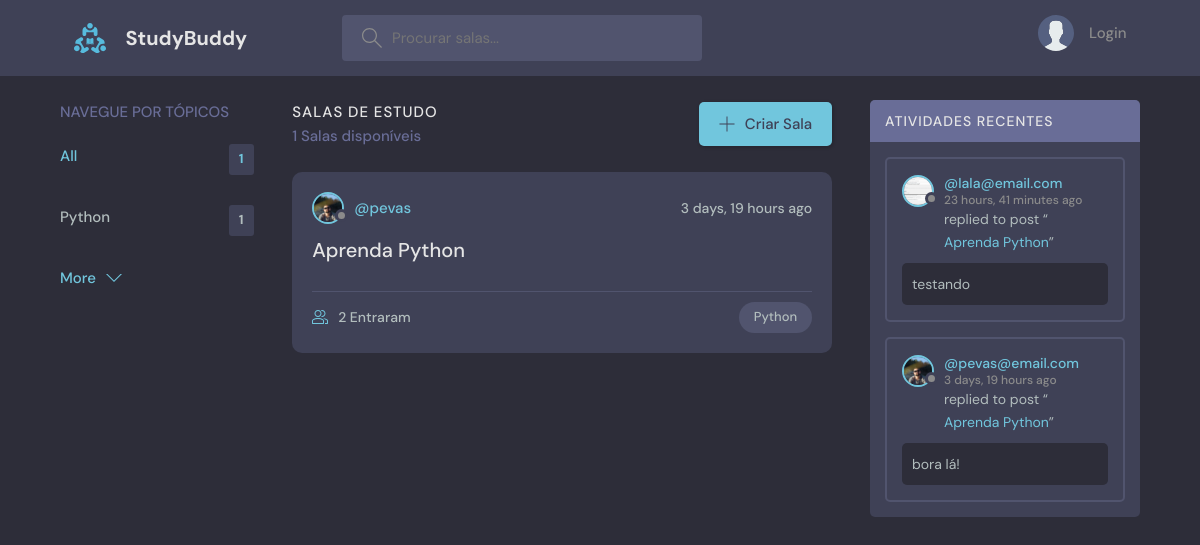
The page / on the database its author committed.
### base/models.py (models this page shows, shortened)
class Topic(models.Model):
    name = models.CharField(max_length=200)

class Room(models.Model):
    host = models.ForeignKey(User, on_delete=models.SET_NULL, null=True)
    topic = models.ForeignKey(Topic, on_delete=models.SET_NULL, null=True)
    name = models.CharField(max_length=200)
    description = models.TextField(null=True, blank=True)
    participants = models.ManyToManyField(User, related_name='participants', blank=True)
    updated = models.DateTimeField(auto_now=True)
    created = models.DateTimeField(auto_now_add=True)
    class Meta:
        ordering = ['-updated', '-created']
    def __str__(self):
        return self.name

class User (AbstractUser):
    name = models.CharField(max_length=200, null=True)
    email = models.EmailField(unique=True, null=True)
    bio = models.TextField(null=True)
    avatar = models.ImageField(null=True, default="avatar.svg")
    USERNAME_FIELD = 'email'
    REQUIRED_FIELDS = []

class Message(models.Model):
    user = models.ForeignKey(User, on_delete=models.CASCADE)
    room = models.ForeignKey(Room, on_delete=models.CASCADE)
    body = models.TextField()
    updated = models.DateTimeField(auto_now=True)
    created = models.DateTimeField(auto_now_add=True)
    class Meta:
        ordering = ['-updated', '-created']

### base/views.py (the view)
# urls.py: path('', views.home, name="home"),
def home(request):
    q = request.GET.get('q') if request.GET.get('q') != None else ''
    rooms = Room.objects.filter(
        Q(topic__name__icontains=q) |
        Q(name__icontains=q) |
        Q(description__icontains=q)
        )
    topics = Topic.objects.all()[0:5]
    room_count = rooms.count()
    room_messages = Message.objects.filter(Q(room__topic__name__icontains=q))
    context = {'rooms': rooms, 'topics':topics, 'room_count':room_count, 'room_messages':room_messages}
    return render(request, 'base/home.html', context)

### base/templates/base/home.html (shortened to what this page needs)
{% extends 'main.html' %}
{% block content %}
<main class="layout layout--3">
      <div class="container">
        {% include 'base/topics_component.html' %}
        <div class="roomList">
          <div class="roomList__header">
            <div>
              <h2>Salas de estudo</h2>
              <p>{{room_count}} Salas disponíveis</p>
            </div>
            <a class="btn btn--main" href="{% url 'create-room' %}">
              <svg version="1.1" xmlns="http://www.w3.org/2000/svg" width="32" height="32" viewBox="0 0 32 32">
                <title>add</title>
                <path
                  d="M16.943 0.943h-1.885v14.115h-14.115v1.885h14.115v14.115h1.885v-14.115h14.115v-1.885h-14.115v-14.115z"
                ></path>
              </svg>
              Criar Sala
            </a>
          </div>
          {% include 'base/feed_component.html' %}
        </div>
        {% include 'base/activity_component.html' %}
      </div>
</main>
{% endblock %}

### base/templates/base/topics_component.html
<div class="topics">
    <div class="topics__header">
      <h2>Navegue por tópicos</h2>
    </div>
    <ul class="topics__list">
      <li>
        <a href="{% url 'home' %}" class="active">All <span>{{topics.count}}</span></a>
      </li>
      {% for topic in topics %}
      <li>
        <a href="{% url 'home' %}?q={{topic.name}}">{{topic.name}} <span>{{topic.room_set.all.count}}</span></a>
      </li>
      {% endfor %}
    </ul>
    <a class="btn btn--link" href="{% url 'topics' %}">
      More
      <svg version="1.1" xmlns="http://www.w3.org/2000/svg" width="32" height="32" viewBox="0 0 32 32">
        <title>chevron-down</title>
        <path d="M16 21l-13-13h-3l16 16 16-16h-3l-13 13z"></path>
      </svg>
    </a>
  </div>

### base/templates/base/feed_component.html (shortened to what this page needs)
{% for room in rooms %}
<div class="roomListRoom">
    <div class="roomListRoom__header">
      <a href="{% url 'user-profile' room.host.id %}" class="roomListRoom__author">
        <div class="avatar avatar--small">
          <img src="{{room.host.avatar.url}}" />
        </div>
        <span>@{{room.host.username}}</span>
      </a>
      <div class="roomListRoom__actions">
        <span>{{room.created|timesince}} ago</span>
      </div>
    </div>
    <div class="roomListRoom__content">
      <a href="{% url 'room' room.id %}">{{room.name}}</a>
    </div>
    <div class="roomListRoom__meta">
      <a href="{% url 'room' room.id %}" class="roomListRoom__joined">
        {{room.participants.all.count}} Entraram
      </a>
      <p class="roomListRoom__topic">{{room.topic.name}}</p>
    </div>
</div>
{% endfor %}

### base/templates/base/activity_component.html (shortened to what this page needs)
<div class="activities">
    <div class="activities__header">
      <h2>Atividades Recentes</h2>
    </div>
    {% for message in room_messages %}
    <div class="activities__box">
      <div class="activities__boxHeader roomListRoom__header">
        <a href="{% url 'user-profile' message.user.id %}" class="roomListRoom__author">
          <div class="avatar avatar--small">
            <img src="{{message.user.avatar.url}}" />
          </div>
          <p>
            @{{message.user}}
            <span>{{message.created|timesince}} ago</span>
          </p>
        </a>
      </div>
      <div class="activities__boxContent">
        <p>replied to post “<a href="{% url 'room' message.room.id %}">{{message.room}}</a>”</p>
        <div class="activities__boxRoomContent">
        {{message.body}}
        </div>
      </div>
    </div>
    {% endfor %}
</div>

### rows shown on the page
Topic: name "Python", room_set.all.count "1"
Room: host.avatar (picture), host.username "pevas", created "3 days, 19 hours", name "Aprenda Python", participants.all.count "2", topic.name "Python"
Message: user.avatar (picture), user "lala@email.com", created "23 hours, 41 minutes", room "Aprenda Python", body "testando"
Message: user.avatar (picture), user "pevas@email.com", created "3 days, 19 hours", room "Aprenda Python", body "bora lá!"

### other values the page prints
{{ topics.count }} "1"
{{ room_count }} "1"
